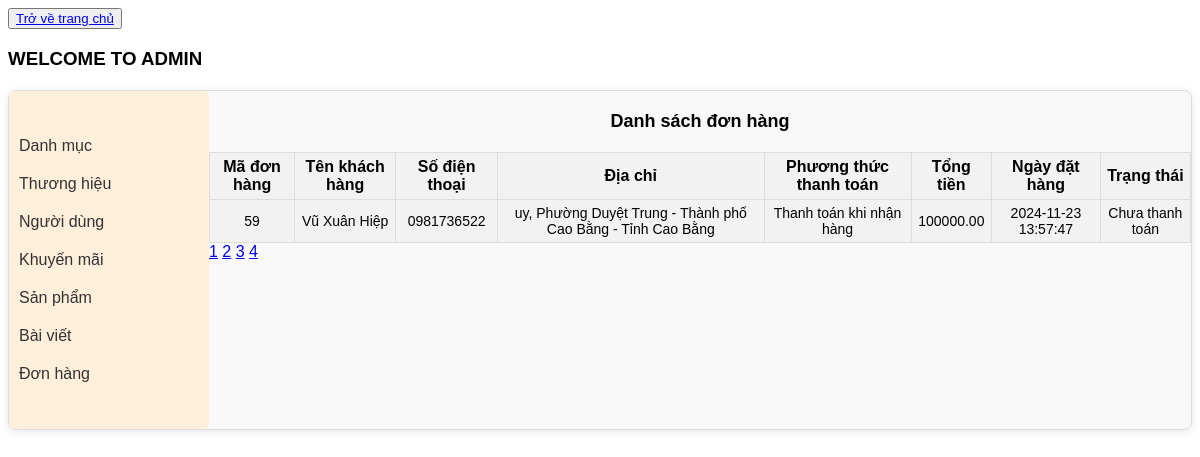
Screenshot of /admin/index_admin.php?action=manage-order&query=list (signed in) with the database file from the repository.
### tables this page shows
CREATE TABLE `checkout` (
  `checkout_id` int(11) NOT NULL,
  `order_id` int(100) NOT NULL,
  `product_ids` text NOT NULL,
  `username` varchar(100) NOT NULL,
  `phone_number` varchar(11) NOT NULL,
  `Address` varchar(100) NOT NULL,
  `province` varchar(255) NOT NULL,
  `district` varchar(255) NOT NULL,
  `commune` varchar(255) NOT NULL,
  `note` varchar(255) DEFAULT NULL,
  `payment_method` varchar(50) NOT NULL,
  `coupon_code` varchar(10) DEFAULT NULL,
  `temp_total` decimal(10,2) NOT NULL,
  `ship_fee` decimal(10,2) NOT NULL,
  `total` decimal(10,2) NOT NULL,
  `status` tinyint(1) NOT NULL DEFAULT 1,
  `create_at` timestamp NOT NULL DEFAULT current_timestamp()
);

### admin/modules/manage-order/list.php (the view, shortened to what this page needs)
<?php
    $limit = 1;
    $page = isset($_GET['page']) ? (int)$_GET['page'] : 1;
    $offset = ($page - 1) * $limit;
    $total_query = "SELECT COUNT(*) FROM checkout";
    $total_result = mysqli_query($conn, $total_query);
    $total_rows = mysqli_fetch_array($total_result)[0];
    $total_pages = ceil($total_rows / $limit);
    $query = "SELECT * FROM checkout LIMIT $limit OFFSET $offset";
    $row_list_order = mysqli_query($conn, $query);
?>
<p>Danh sách đơn hàng</p>
<table border="1" style="border-collapse: collapse; width: 100%;background-color: #f2f2f2;">
    <tr>
        <th>Mã đơn hàng</th>
        <th>Tên khách hàng</th>
        <th>Số điện thoại</th>
        <th>Địa chỉ</th>
        <th>Phương thức thanh toán</th>
        <th>Tổng tiền</th>
        <th>Ngày đặt hàng</th>
        <th>Trạng thái</th>
    </tr>
    <?php
        while($row = mysqli_fetch_array($row_list_order)){
            echo '<tr>';
            echo '<td>'.$row['checkout_id'].'</td>';
            echo '<td>'.$row['username'].'</td>';
            echo '<td>'.$row['phone_number'].'</td>';
            echo '<td>'.$row['Address']. ', ' .$row['commune']. ' - ' .$row['district']. ' - ' .$row['province'].'</td>';
            echo '<td>'.$row['payment_method'].'</td>';
            echo '<td>'.$row['total'].'</td>';
            echo '<td>'.$row['create_at'].'</td>';
            echo $row['status'] == 0 ? '<td>Đã thanh toán</td>' : '<td>Chưa thanh toán</td>';
            echo '</tr>';
        }
    ?>
</table>
<?php
    for ($i = 1; $i <= $total_pages; $i++) {
        echo '<a href="?action=manage-order&query=list&page=' . $i . '">' . $i . '</a> ';
    }
?>

### admin/public/css/index_admin.css (style rules this page uses)
* { font-family: Arial, sans-serif; }
table { width: 100%; border-collapse: collapse; }
th, td { padding: 5px; text-align: center; border: 1px solid #ddd; }
td { font-size: 14px; }
th { background-color: #4CAF50; color: black; }
th { background-color: #f2f2f2; }
p { font-size: 18px; font-weight: bold; margin: 20px 0; text-align: center; }

### rows the page displays
checkout: checkout_id "59", username "Vũ Xuân Hiệp", phone_number "0981736522", Address "uy", commune "Phường Duyệt Trung", district "Thành phố Cao Bằng", province "Tỉnh Cao Bằng", payment_method "Thanh toán khi nhận hàng", total "100000.00", create_at "2024-11-23 13:57:47", status "Chưa thanh toán"
